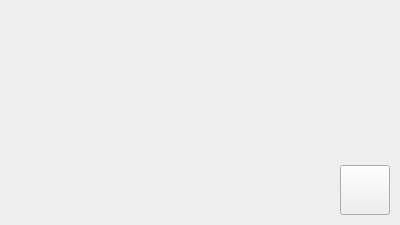
<?xml version="1.0" encoding="UTF-8"?>
<ui version="4.0">
 <class>WgtVerifyNo61Class</class>
 <widget class="QWidget" name="WgtVerifyNo61Class">
  <property name="geometry">
   <rect>
    <x>0</x>
    <y>0</y>
    <width>400</width>
    <height>225</height>
   </rect>
  </property>
  <property name="minimumSize">
   <size>
    <width>400</width>
    <height>225</height>
   </size>
  </property>
  <property name="maximumSize">
   <size>
    <width>400</width>
    <height>225</height>
   </size>
  </property>
  <property name="windowTitle">
   <string>WgtVerifyNo61</string>
  </property>
  <widget class="QLabel" name="labelImage">
   <property name="geometry">
    <rect>
     <x>0</x>
     <y>0</y>
     <width>400</width>
     <height>225</height>
    </rect>
   </property>
   <property name="minimumSize">
    <size>
     <width>400</width>
     <height>225</height>
    </size>
   </property>
   <property name="maximumSize">
    <size>
     <width>400</width>
     <height>225</height>
    </size>
   </property>
   <property name="text">
    <string/>
   </property>
  </widget>
  <widget class="QToolButton" name="toolButtonZoomIn">
   <property name="geometry">
    <rect>
     <x>340</x>
     <y>165</y>
     <width>50</width>
     <height>50</height>
    </rect>
   </property>
   <property name="minimumSize">
    <size>
     <width>50</width>
     <height>50</height>
    </size>
   </property>
   <property name="maximumSize">
    <size>
     <width>50</width>
     <height>50</height>
    </size>
   </property>
   <property name="text">
    <string/>
   </property>
   <property name="icon">
    <iconset resource="../../rc/main.qrc">
     <normaloff>:/image/zoom.png</normaloff>:/image/zoom.png</iconset>
   </property>
   <property name="iconSize">
    <size>
     <width>50</width>
     <height>50</height>
    </size>
   </property>
  </widget>
 </widget>
 <layoutdefault spacing="6" margin="11"/>
 <resources>
  <include location="../../rc/main.qrc"/>
 </resources>
 <connections/>
</ui>
